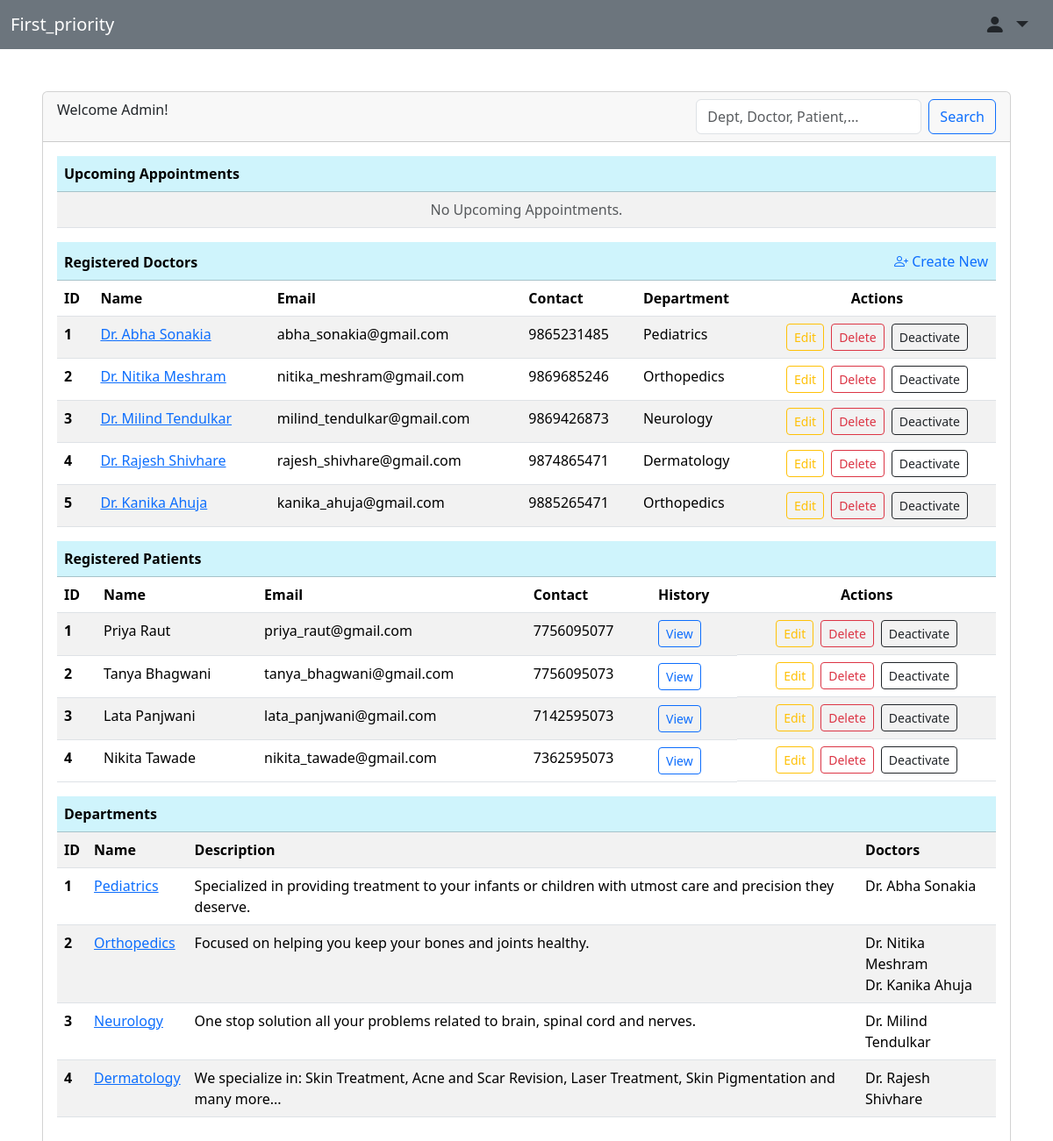
The page /dashboard/admin (signed in) on the database as committed earlier.
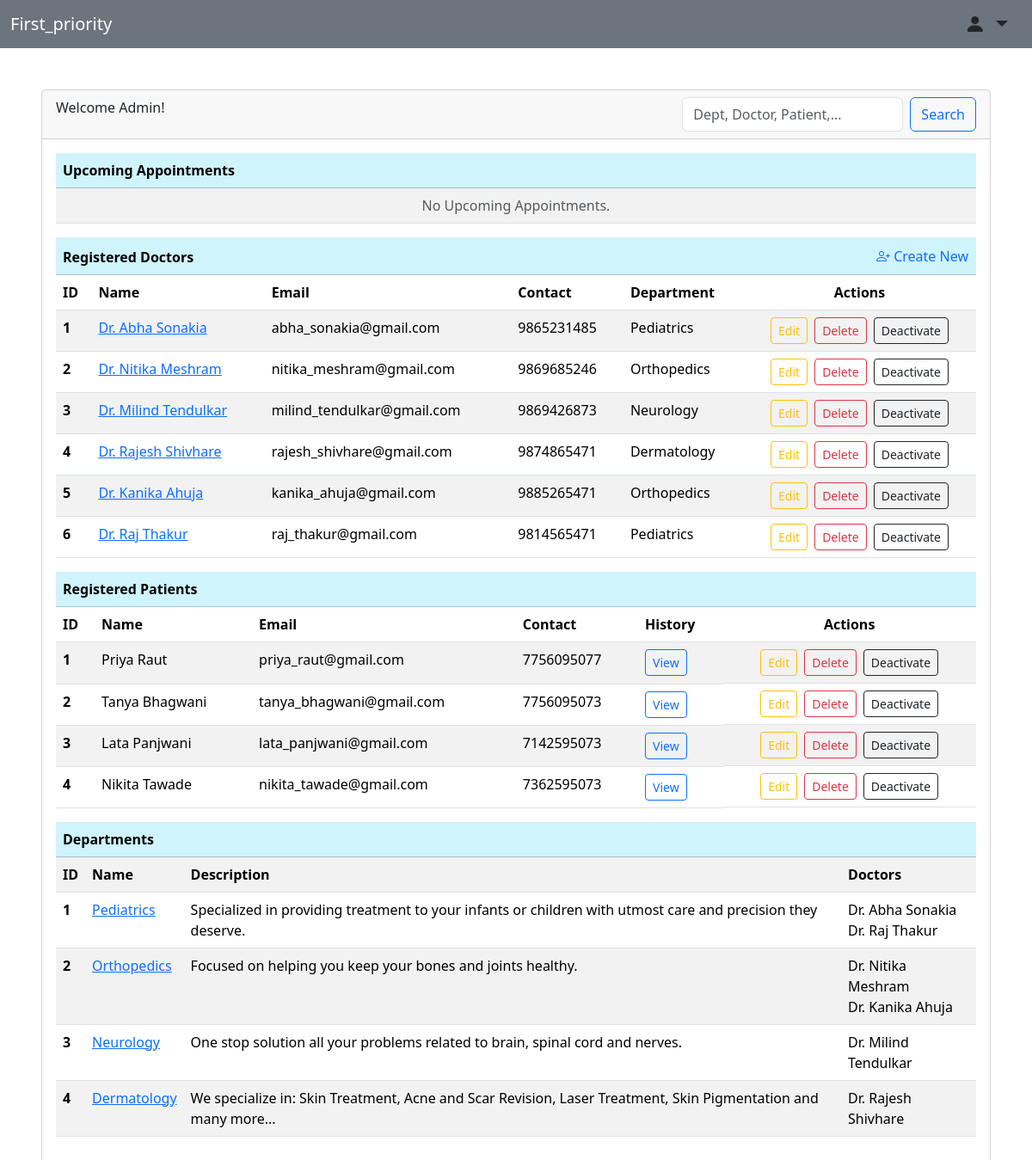
The same page on the database as committed later.
### backend/models.py (models this page shows, shortened)
class Doctor(db.Model,UserMixin):
    __tablename__ = "doctor"
    id = db.Column(db.Integer, primary_key = True, autoincrement = True)
    username = db.Column(db.String, unique=True)
    email = db.Column(db.String, unique = True)
    password = db.Column(db.String)
    full_name = db.Column(db.String)
    contact_no = db.Column(db.String)
    status = db.Column(db.Boolean,default=True)
    department_id = db.Column(db.Integer, db.ForeignKey("departments.id"))
    appointments = db.relationship("Appointment",backref="doctor")
    doctor_availability = db.relationship("Doctor_Availability",backref="doctor",cascade="all, delete-orphan")
    qualification= db.Column(db.Text)
    description= db.Column(db.Text)

class Departments(db.Model):
    __tablename__ = "departments"
    id = db.Column(db.Integer, primary_key = True, autoincrement = True)
    name = db.Column(db.String, unique = True)
    description = db.Column(db.Text)
    doctors = db.relationship("Doctor", backref = "department",cascade="all, delete-orphan")

class Patient(db.Model,UserMixin):
    __tablename__ = "patient"
    id = db.Column(db.Integer, primary_key = True, autoincrement = True)
    username = db.Column(db.String, unique=True)
    email = db.Column(db.String, unique = True)
    password = db.Column(db.String)
    full_name = db.Column(db.String)
    contact_no = db.Column(db.String)
    dob = db.Column(db.Date)
    address = db.Column(db.Text)
    status = db.Column(db.Boolean,default=True)
    appointments = db.relationship("Appointment",backref="patient",cascade="all, delete-orphan")

### backend/routes.py (the view)
@app.route("/dashboard/admin")
@login_required
def admin_dashboard():
    if isinstance(current_user, Admin):
        today = date.today()
        doctors = db.session.query(Doctor).all()
        patients=db.session.query(Patient).all()
        departments=db.session.query(Departments).all()
        appointment_details1=Appointment.query.filter(Appointment.appointment_status == "Upcoming", Appointment.date>=today).order_by(Appointment.date,Appointment.time).all()
        appointment_details = []
        for appointment in appointment_details1:
            if appointment.date == today:
                if appointment.time <= datetime.now().time():
                    continue
            appointment_details.append(appointment)
        return render_template("admin/admin_dash.html",doctors=doctors,patients=patients,departments=departments,records=appointment_details)
    else:
        return redirect("/")

### app.py (called while the page is built)
def create_app():
    app = Flask(__name__)
    app.config["SQLALCHEMY_DATABASE_URI"] = "sqlite:///mydb.sqlite3"
    db.init_app(app)
    app.config["SECRET_KEY"] = "mysecretkey"
    loginmanager=LoginManager(app)
    @loginmanager.user_loader
    def load_user(email):
        obj=db.session.query(Doctor).filter_by(email=email).first() or db.session.query(Patient).filter_by(email=email).first() or db.session.query(Admin).filter_by(email=email).first()
        return obj
    app.app_context().push()
    return app

### backend/routes.py (called while the page is built)
@app.before_request
def inactive_users():
    msg = None
    if not current_user.is_authenticated and request.endpoint != "login" and request.endpoint!="register" and request.endpoint!="home":
        if(current_user.is_active == False):
            msg = "You are not allowed to access the application. Please contact administrator."
        logout_user()
        return redirect(url_for("login", msg=msg))

### templates/admin/admin_dash.html (shortened to what the changed rows need)
<!DOCTYPE html>
<html lang="en">
<head>
    <link href="https://cdn.jsdelivr.net/npm/bootstrap@5.3.8/dist/css/bootstrap.min.css" rel="stylesheet"
>
    <link rel="stylesheet" href="https://cdn.jsdelivr.net/npm/bootstrap-icons@1.13.1/font/bootstrap-icons.min.css">
</head>
<body>
    <div class="card mt-5 ms-5 me-5">
        <div class="card-body">
            <table class="table table-striped">
                <thead>
                    <tr class="table-info">
                        <th colspan="8">Upcoming Appointments</th>
                    </tr>
                </thead>
            </table>
            <table class="table table-striped">
                <thead>
                    <tr class="table-info">
                        <th colspan="5">Registered Doctors</th>
                        <th colspan="1" class="text-end"><a href="/create/doc"
                                class="btn btn p-0 text-primary text-decoration-none"><i class="bi bi-person-plus"></i>
                                Create New</a>
                        </th>
                    </tr>
                    <tr>
                        <th scope="col">ID</th>
                        <th scope="col">Name</th>
                        <th scope="col">Email</th>
                        <th scope="col">Contact</th>
                        <th scope="col">Department</th>
                        <th scope="col" class="text-center">Actions</th>
                    </tr>
                </thead>
                <tbody>
                    {% for doctor in doctors %}
                    <tr>
                        <th scope="row">{{doctor.id}}</th>
                        <td><a href="/view/doctor?doctor_id={{doctor.id}}" type="button">{{doctor.full_name}}</a></td>
                        <td>{{doctor.email}}</td>
                        <td>{{doctor.contact_no}}</td>
                        <td>{{doctor.department.name}}</td>
                        <td class="d-flex justify-content-center"><a href="/edit/doc?id={{doctor.id}}" type="button"
                                class="btn btn-outline-warning btn-sm me-2">Edit</a>
                            <button type="button" class="btn btn-outline-danger btn-sm me-2" data-bs-toggle="modal"
                                data-bs-target="#deleteDocModal{{doctor.id}}">Delete
                            </button>
                            <form action="/blacklist/doc?id={{doctor.id}}" method="POST">
                                <button type="submit"
                                    class="btn btn-sm {{ 'btn-outline-dark' if doctor.status else 'btn-outline-success' }}">
                                    {{ 'Deactivate' if doctor.status else 'Activate' }}</button>
                            </form>
                        </td>
                    </tr>
                    {% endfor %}
                </tbody>
            </table>
            <table class="table table-striped">
                <thead>
                    <tr class="table-info">
                        <th colspan="6">Registered Patients</th>
                    </tr>
                    <tr>
                        <th scope="col">ID</th>
                        <th scope="col">Name</th>
                        <th scope="col">Email</th>
                        <th scope="col">Contact</th>
                        <th scope="col">History</th>
                        <th scope="col" class="text-center">Actions</th>
                    </tr>
                </thead>
                <tbody>
                    {% for patient in patients %}
                    <tr>
                        <th scope="row">{{patient.id}}</th>
                        <td>{{patient.full_name}}</td>
                        <td>{{patient.email}}</td>
                        <td>{{patient.contact_no}}</td>
                        <td><a href="/patient_history?id={{patient.id}}" class="btn btn-outline-primary btn-sm">View</a>
                        </td>
                        <td class="d-flex justify-content-center"><a href="/edit/patient?id={{patient.id}}" type="button"
                                class="btn btn-outline-warning btn-sm me-2">Edit</a>
                            <button type="button" class="btn btn-outline-danger btn-sm me-2" data-bs-toggle="modal"
                                data-bs-target="#deletePatientModal{{patient.id}}">Delete
                            </button>
                            <form action="/blacklist/patient?id={{patient.id}}" method="POST">
                                <button type="submit"
                                    class="btn btn-sm {{ 'btn-outline-dark' if patient.status else 'btn-outline-success' }}">
                                    {{ 'Deactivate' if patient.status else 'Activate' }}</button>
                            </form>
                        </td>
                    </tr>
                    {% endfor %}
                </tbody>
            </table>
            <table class="table table-striped">
                <thead>
                    <tr class="table-info">
                        <th colspan="4">Departments</th>
                    </tr>
                </thead>
                {% if departments %}
                <tbody>
                    <tr>
                        <th scope="col">ID</th>
                        <th scope="col">Name</th>
                        <th scope="col">Description</th>
                        <th scope="col">Doctors</th>
                    </tr>
                    {% for department in departments %}
                    <tr>
                        <th scope="row">{{department.id}}</th>
                        <td><a href="/view/department?department_id={{department.id}}" type="button">{{department.name}}</a></td>
                        <td>{{department.description}}</td>
                        <td>{% for doctor in department.doctors %}{{doctor.full_name}}<br>
                            {% endfor %}
                        </td>
                    </tr>
                    {% endfor %}
                </tbody>
                {% else %}
                <tbody>
                    <tr>
                        <td colspan="8" class="text-center text-muted">None.</td>
                    </tr>
                </tbody>
                {% endif %}
            </table>
        </div>
    </div>
</body>
</html>

Rows that differ between the two databases and show on the page:
added Doctor: id "6", full_name "Dr. Raj Thakur", email "raj_thakur@gmail.com", contact_no "9814565471", department.name "Pediatrics", status "Deactivate"
